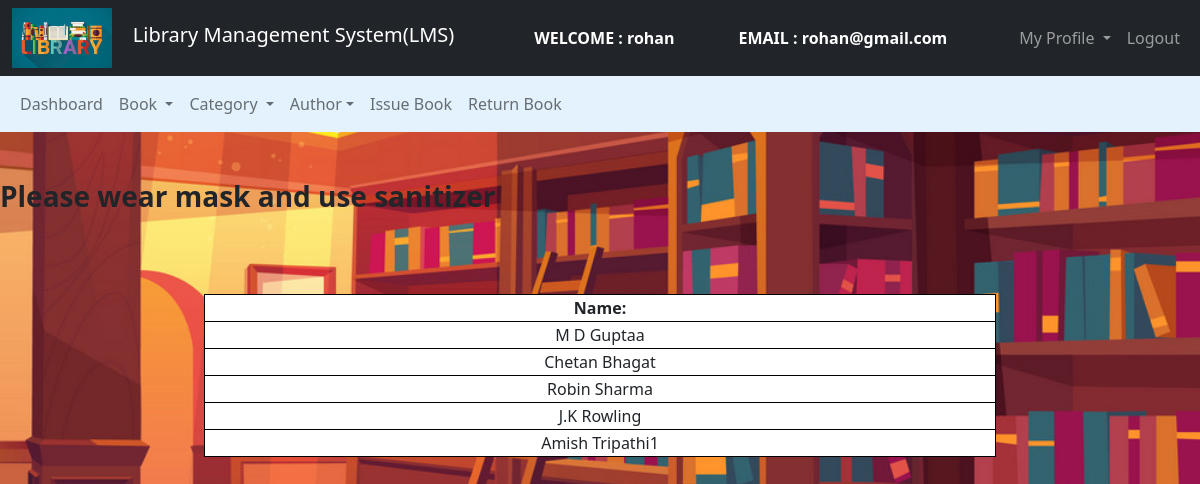
The app's page /Admin/Author/regauth.php (signed in) with its own data.
### tables this page shows
CREATE TABLE `authors` (
  `author_id` int(11) NOT NULL,
  `author_name` varchar(250) NOT NULL
);

### Admin/Author/regauth.php (the view, shortened to what this page needs)
<?php
$connection = mysqli_connect("localhost", "root", "");
$query = "select * from authors";
?>
<!DOCTYPE html>
<html>
<head>
    <link href="https://cdn.jsdelivr.net/npm/bootstrap@5.0.0-beta2/dist/css/bootstrap.min.css" rel="stylesheet">
</head>
<body>
    <nav class="navbar navbar-expand-lg navbar-dark bg-dark">
        <div class="container-fluid">
            <div class="navbar-header">
                <img src="../images/abc1.jpeg" width="100" height="60"> &nbsp &nbsp
                <a class="navbar-brand" href="../admin_dashboard.php">Library Management System(LMS)</a>
            </div>
            <font style="color: white">
                <span>
                    <strong>
                        WELCOME : <?php echo $_SESSION['name']; ?></strong>
                </span>
            </font>
            <font style="color: white">
                <span>
                    <strong>
                        EMAIL : <?php echo $_SESSION['email']; ?></strong>
                </span>
            </font>
            <ul class="nav navbar-nav navbar-right">
                <li class="nav-item dropdown">
                    <a class="nav-link dropdown-toggle" data-toggle="dropdown">
                        My Profile
                    </a>
                </li>
                <li class="nav-item"><a class="nav-link" href="../../logout.php">
                        Logout
                    </a></li>
            </ul>
        </div>
    </nav>
    <nav class="navbar navbar-expand-lg navbar-light" style="background-color: #e3f2fd">
        <div class="container-fluid">
            <ul class="nav navbar-nav navbar-center">
                <li class="nav-item">
                    <a href="../admin_dashboard.php" class="nav-link">
                        Dashboard
                    </a>
                </li>
                <li class="nav-item dropdown ">
                    <a class="nav-link dropdown-toggle" data-toggle="dropdown"> Book
                    </a>
                </li>
                <li class="nav-item dropdown ">
                    <a class="nav-link dropdown-toggle" data-toggle="dropdown"> Category </a>
                </li>
                <li class="nav-item dropdown ">
                    <a class="nav-link dropdown-toggle" data-toggle="dropdown"> Author</a>
                </li>
                <li class="nav-item">
                    <a href="../Book/issue_book.php" class="nav-link">
                        Issue Book</a>
                </li>
                <li class="nav-item">
                    <a href="../Book/return_book.php" class="nav-link">
                        Return Book</a>
                </li>
            </ul>
        </div>
    </nav>
    <br><br>
    <?php include '../../header.php'; ?><br><br>
    <div class="row">
        <div class="col-md-2"></div>
        <div class="col-md-8">
            <form>
                <table class="table-bordered" width="900px" style="text-align:center">
                    <tr>
                        <th>Name:</th>
                    </tr>
                    <?php
                    $query_run = mysqli_query($connection, $query);
                    while ($row = mysqli_fetch_assoc($query_run)) {
                        $aut_name = $row['author_name'];
                    ?>
                        <tr>
                            <td><?php echo $aut_name; ?></td>
                        </tr>
                    <?php
                    }
                    ?>
                </table>
            </form>
        </div>
        <div class="col-md-2"></div>
    </div>
</body>
</html>

### Admin/Author/regauth.php (style rules this page uses)
body { background-image: url("../images/xyz3.jpg"); background-repeat: no-repeat; background-size: cover; background-color: #cccccc; }
table { width: 100%; border: #000000; background-color: white; }
.col-md-8 { overflow-x: auto; height: 400px; }

### records on screen
authors: author_name "M D Guptaa"
authors: author_name "Chetan Bhagat"
authors: author_name "Robin Sharma"
authors: author_name "J.K Rowling"
authors: author_name "Amish Tripathi1"

### other values on screen
$_SESSION['name'] "rohan"
$_SESSION['email'] "rohan@gmail.com"
